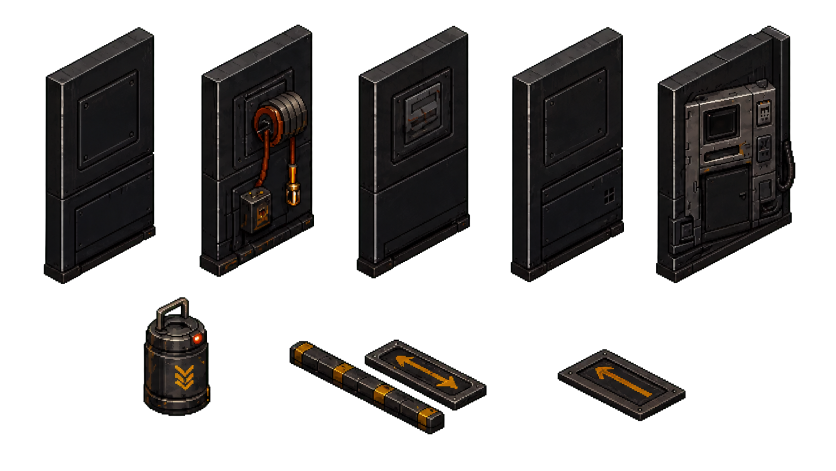
#> input picture docs/art-direction/project-c-b2-prop-production-sheet-v2.png, 1672 x 941 px (shown at 1/2 size)
$ python -i process_b2_prop_quality_v3.py   (imports and definitions only)
#> lines starting #> are read from the running program, lines starting #| are printed output that depends on the picture
### Tools/ArtPipeline/torchstone_palette.py
#!/usr/bin/env python3
"""Shared Torchstone palette lock for the art conform pipeline.

All postapoc source sheets are style-transfer generations. Historically each
processor reduced colors with an independent MEDIANCUT-32 quantize, so every
sheet drifted to its own palette and the assets did not cohere. Locking every
sprite to the shared master palette (``project-c-torchstone.gpl`` == the
``DesignSystem.uss`` tokens) is what binds environment/props/actors/items and
the screen-space UI into one style.

Usage (inside a processor's ``reduce_colors``)::

    from torchstone_palette import lock_to_palette
    reduced = lock_to_palette(rgb).convert("RGBA")
"""

from functools import lru_cache
from pathlib import Path

from PIL import Image

GPL_PATH = (
    Path(__file__).resolve().parents[2]
    / "Assets/_Project/Art/Source/Aseprite/project-c-torchstone.gpl"
)

# 액터 아이덴티티 램프(피부·머리)는 기본 잠금에서 제외한다(옵트인). 갈색 피부톤은
# fabric/rust/stone 램프가 점유한 회랑 한가운데라, 팔레트에 있는 것만으로 최근접
# 양자화가 재료 시트의 암부 픽셀을 뺏는다(실측 2026-07-30: 629px, 값 조정으로는
# 절도 0인 피부톤이 존재하지 않음). 얼굴이 노출되는 자산의 conform만
# ``include_identity=True``로 연다.
IDENTITY_PREFIXES = ("skin-", "hair-")


@lru_cache(maxsize=1)
def load_gpl_entries(
    gpl_path: Path = GPL_PATH,
) -> tuple[tuple[str, tuple[int, int, int]], ...]:
    """Parse a GIMP ``.gpl`` into ordered ``(name, rgb)`` entries (<=256 colors).

    Color lines start with a digit (``R G B<TAB>name``); GIMP/Name/Columns and
    ``#`` comment lines are skipped.
    """
    entries: list[tuple[str, tuple[int, int, int]]] = []
    for line in gpl_path.read_text(encoding="utf-8").splitlines():
        stripped = line.strip()
        if not stripped or not stripped[0].isdigit():
            continue
        parts = stripped.split()
        red, green, blue = (int(value) for value in parts[:3])
        name = parts[3] if len(parts) > 3 else f"#{red:02X}{green:02X}{blue:02X}"
        entries.append((name, (red, green, blue)))
    if not entries:
        raise ValueError(f"no colors parsed from {gpl_path}")
    if len(entries) > 256:
        raise ValueError(f"{gpl_path} has {len(entries)} colors (max 256 for a P palette)")
    return tuple(entries)


@lru_cache(maxsize=1)
def load_gpl(gpl_path: Path = GPL_PATH) -> tuple[tuple[int, int, int], ...]:
    """Ordered RGB tuple of every ``.gpl`` entry (identity ramps included)."""
    return tuple(rgb for _, rgb in load_gpl_entries(gpl_path))


# [29 lines left out: functions _palette_image, lock_to_palette, not called in this run]


def lock_rgba_to_palette(image: Image.Image, *, include_identity: bool = False) -> Image.Image:
    """Lock visible RGB to Torchstone while preserving the source alpha."""
    source = image.convert("RGBA")
    alpha = source.getchannel("A")
    rgb = Image.new("RGB", source.size, load_gpl()[0])
    rgb.paste(source, mask=alpha)
    locked = lock_to_palette(rgb, include_identity=include_identity).convert("RGBA")
    locked.putalpha(alpha)
    return locked


# [30 lines left out: functions _named_palette_image, lock_rgba_to_named_palette, not called in this run]


_NEIGHBOR_OFFSETS = (
    (-1, -1), (0, -1), (1, -1),
    (-1, 0), (1, 0),
    (-1, 1), (0, 1), (1, 1),
)


# [53 lines left out: function despeckle, not called in this run]


# [3 lines that do not run on import are left out]

### Tools/ArtPipeline/process_b2_prop_quality_v1.py
#!/usr/bin/env python3
"""Build the native-pixel B2 wall/prop quality slice.

This processor deliberately authors at half resolution and nearest-neighbour
upscales once.  The final 128-regime sprites therefore use 2x2-or-larger pixel
clusters without antialiasing, per-asset palette drift, or generated speckle.

The six service-wall cells are cut from one direction-wide master.  Continuous
rails and cables are drawn before the cut so the three cells reconnect exactly
in every camera quarter.  Segment 0 owns the B2 hose/socket module; segments 1
and 2 stay broad and quiet so the room reads as one service bay, not three
unrelated prop cards.
"""

from __future__ import annotations

from dataclasses import dataclass
from pathlib import Path
from typing import Callable

from PIL import Image, ImageDraw

from torchstone_palette import load_gpl_entries, lock_rgba_to_palette


ROOT = Path(__file__).resolve().parents[2]
ENVIRONMENT_OUTPUT = ROOT / "Assets/_Project/Art/Environment"
RUNTIME_OUTPUT = ROOT / "Assets/_Project/Art/Runtime"
PREVIEW = ROOT / "docs/captures/b2-prop-quality-conform-preview-v1.png"

PIXEL_CLUSTER = 2
WALL_LOGICAL_SIZE = (32, 56)
WALL_SIZE = (64, 112)
WALL_FACE_HEIGHT = 40
SERVICE_LOGICAL_SIZE = (96, 88)
SERVICE_MASTER_SIZE = (192, 176)
PROP_LOGICAL_SIZE = (64, 64)
PROP_SIZE = (128, 128)


def _palette() -> dict[str, tuple[int, int, int, int]]:
    return {
        name: (*rgb, 255)
        for name, rgb in load_gpl_entries()
    }


PALETTE = _palette()
TRANSPARENT = (*PALETTE["dark-void"][:3], 0)


@dataclass(frozen=True)
class WallDirection:
    name: str
    slope: int
    service_windows: tuple[tuple[int, int], ...]


DIRECTIONS = (
    WallDirection(
        "rising-right",
        -1,
        ((0, 32), (32, 16), (64, 0)),
    ),
    WallDirection(
        "rising-left",
        1,
        ((0, 0), (32, 16), (64, 32)),
    ),
)


@dataclass(frozen=True)
class B2PropQualityBuild:
    outputs: dict[str, Image.Image]
    service_masters: dict[str, Image.Image]


# [455 lines left out: functions _top_y, _service_top_y, _face_point, _face_polygon, _face_rect, _wall_mask and 15 more, not called in this run]


# [2 lines that do not run on import are left out]

### Tools/ArtPipeline/process_b2_prop_quality_v3.py
#!/usr/bin/env python3
"""Conform the approved B2 production sheet into native runtime candidates.

The ImageGen sheet is a source reference, not a runtime spritesheet.  Each
transparent component is cropped by its measured alpha bbox, reduced once to
the 32x56 logical wall regime (or a centered logical prop silhouette), locked
to the shared Torchstone palette, hard-alphaed, and nearest-upscaled to 2x
clusters.  The evaluation build writes only to ``/private/tmp``.
"""

from __future__ import annotations

from dataclasses import dataclass
from pathlib import Path

from PIL import Image, ImageDraw

from process_b2_prop_quality_v1 import (
    DIRECTIONS,
    PALETTE,
    PIXEL_CLUSTER,
    PROP_LOGICAL_SIZE,
    PROP_SIZE,
    SERVICE_MASTER_SIZE,
    TRANSPARENT,
    WALL_LOGICAL_SIZE,
    WALL_SIZE,
    WallDirection,
)
from torchstone_palette import lock_rgba_to_palette


ROOT = Path(__file__).resolve().parents[2]
SOURCE = ROOT / "docs/art-direction/project-c-b2-prop-production-sheet-v2.png"
OUTPUT = Path("/private/tmp/project-c-b2-v3")
ASSET_PREVIEW = OUTPUT / "b2-prop-quality-v3-assets.png"
FEATURE_PREVIEW = OUTPUT / "b2-prop-quality-v3-feature-comparison.png"
ALPHA_CUTOFF = 32


@dataclass(frozen=True)
class SourceCrop:
    key: str
    bbox: tuple[int, int, int, int]


# Measured from the source's alpha-connected components at cutoff 32.  Keeping
# these explicit makes a regenerated/replaced source fail loudly instead of
# silently feeding a neighbouring object into a runtime slot.
SOURCE_CROPS = (
    SourceCrop("wall-1-base", (87, 54, 312, 568)),
    SourceCrop("wall-2-hose", (399, 49, 628, 554)),
    SourceCrop("wall-3-vent", (713, 51, 940, 557)),
    SourceCrop("wall-4-quiet", (1021, 54, 1248, 565)),
    SourceCrop("wall-5-terminal", (1312, 51, 1591, 567)),
    SourceCrop("fuel-cell", (286, 594, 421, 832)),
)
SOURCE_CROP_BY_KEY = {crop.key: crop for crop in SOURCE_CROPS}


@dataclass(frozen=True)
class B2PropQualityV3Build:
    outputs: dict[str, Image.Image]
    service_masters: dict[str, Image.Image]
    logical_sources: dict[str, Image.Image]


# [7 lines left out: function _threshold_alpha, not called in this run]


def _finish_logical(image: Image.Image) -> Image.Image:
    locked = lock_rgba_to_palette(image.convert("RGBA"))
    locked = _threshold_alpha(locked)
    return locked.resize(
        (image.width * PIXEL_CLUSTER, image.height * PIXEL_CLUSTER),
        Image.Resampling.NEAREST,
    )


# [226 lines left out: functions _crop, _conform_wall, _conform_fuel_cell, _assemble_service_master, reassemble_service_outputs, build_assets and 5 more, not called in this run]


# [2 lines not run here, left out]

>>> from PIL import Image
>>> picture = Image.open('../../docs/art-direction/project-c-b2-prop-production-sheet-v2.png')
#> picture is the input picture: PIL image 1672x941 RGBA; mean R, G, B, A 11.8, 10.4, 9.8, 90.6
>>> result = _finish_logical(picture)
#> in lock_rgba_to_palette, `alpha = source.getchannel("A")`:
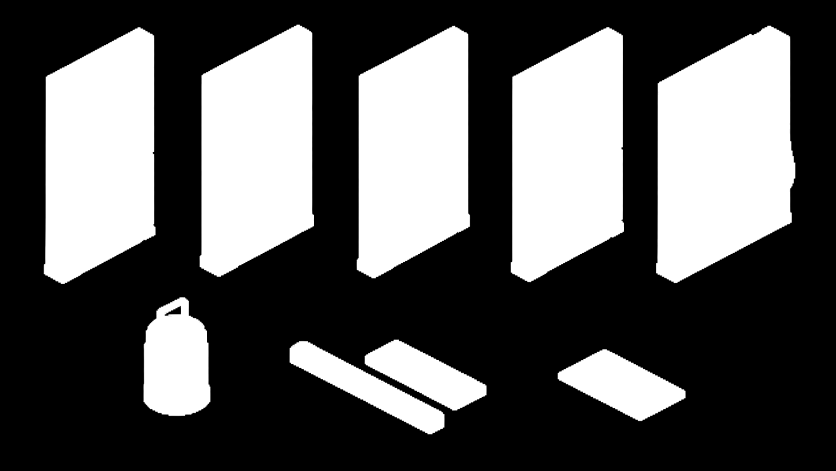
#> alpha: PIL image 1672x941 L (shown at 1/2 size); min 0, max 255, mean 90.6
#> (the run stopped early here; a loop or call above may not have finished)
